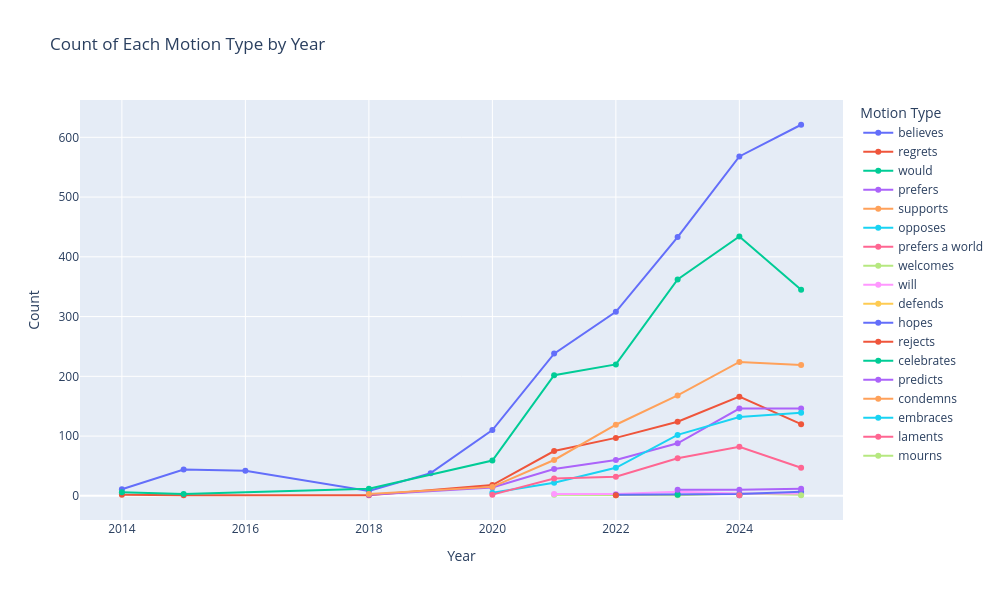

Notebook source saved alongside this figure:
### Markdown cell above
### Over time

### Code cell
types_yearly = (
    df.groupby(['Year', 'Motion Type'])
    .size()
    .reset_index(name='count')
)

fig = px.line(
    types_yearly,
    x='Year',
    y='count',
    color='Motion Type',
    markers=True,
    title='Count of Each Motion Type by Year',
    labels={'count': 'Count', 'Year': 'Year', 'Motion Type': 'Motion Type'},
    height=600,
    width=1000
)

fig.show()

### Figure 1 — Plotly figure (JSON) as saved in the notebook; plotly's stock layout.template omitted (floating-point values rounded to 4 significant figures)
{"data": [{"hovertemplate": "Motion Type=believes<br>Year=%{x}<br>Count=%{y}<extra></extra>", "legendgroup": "believes", "line": {"color": "#636efa", "dash": "solid"}, "marker": {"symbol": "circle"}, "mode": "lines+markers", "name": "believes", "orientation": "v", "showlegend": true, "type": "scatter", "x": [2014.0, 2015.0, 2016.0, 2018.0, 2019.0, 2020.0, 2021.0, 2022.0, 2023.0, 2024.0, 2025.0], "xaxis": "x", "y": [11, 44, 42, 8, 38, 110, 238, 308, 433, 568, 621], "yaxis": "y"}, {"hovertemplate": "Motion Type=regrets<br>Year=%{x}<br>Count=%{y}<extra></extra>", "legendgroup": "regrets", "line": {"color": "#EF553B", "dash": "solid"}, "marker": {"symbol": "circle"}, "mode": "lines+markers", "name": "regrets", "orientation": "v", "showlegend": true, "type": "scatter", "x": [2014.0, 2015.0, 2018.0, 2020.0, 2021.0, 2022.0, 2023.0, 2024.0, 2025.0], "xaxis": "x", "y": [2, 1, 1, 18, 75, 97, 124, 166, 120], "yaxis": "y"}, {"hovertemplate": "Motion Type=would<br>Year=%{x}<br>Count=%{y}<extra></extra>", "legendgroup": "would", "line": {"color": "#00cc96", "dash": "solid"}, "marker": {"symbol": "circle"}, "mode": "lines+markers", "name": "would", "orientation": "v", "showlegend": true, "type": "scatter", "x": [2014.0, 2015.0, 2018.0, 2020.0, 2021.0, 2022.0, 2023.0, 2024.0, 2025.0], "xaxis": "x", "y": [6, 3, 12, 59, 202, 220, 362, 434, 345], "yaxis": "y"}, {"hovertemplate": "Motion Type=prefers<br>Year=%{x}<br>Count=%{y}<extra></extra>", "legendgroup": "prefers", "line": {"color": "#ab63fa", "dash": "solid"}, "marker": {"symbol": "circle"}, "mode": "lines+markers", "name": "prefers", "orientation": "v", "showlegend": true, "type": "scatter", "x": [2018.0, 2020.0, 2021.0, 2022.0, 2023.0, 2024.0, 2025.0], "xaxis": "x", "y": [2, 14, 45, 60, 88, 146, 146], "yaxis": "y"}, {"hovertemplate": "Motion Type=supports<br>Year=%{x}<br>Count=%{y}<extra></extra>", "legendgroup": "supports", "line": {"color": "#FFA15A", "dash": "solid"}, "marker": {"symbol": "circle"}, "mode": "lines+markers", "name": "supports", "orientation": "v", "showlegend": true, "type": "scatter", "x": [2018.0, 2020.0, 2021.0, 2022.0, 2023.0, 2024.0, 2025.0], "xaxis": "x", "y": [3, 15, 60, 119, 168, 224, 219], "yaxis": "y"}, {"hovertemplate": "Motion Type=opposes<br>Year=%{x}<br>Count=%{y}<extra></extra>", "legendgroup": "opposes", "line": {"color": "#19d3f3", "dash": "solid"}, "marker": {"symbol": "circle"}, "mode": "lines+markers", "name": "opposes", "orientation": "v", "showlegend": true, "type": "scatter", "x": [2020.0, 2021.0, 2022.0, 2023.0, 2024.0, 2025.0], "xaxis": "x", "y": [5, 22, 47, 102, 132, 139], "yaxis": "y"}, {"hovertemplate": "Motion Type=prefers a world<br>Year=%{x}<br>Count=%{y}<extra></extra>", "legendgroup": "prefers a world", "line": {"color": "#FF6692", "dash": "solid"}, "marker": {"symbol": "circle"}, "mode": "lines+markers", "name": "prefers a world", "orientation": "v", "showlegend": true, "type": "scatter", "x": [2020.0, 2021.0, 2022.0, 2023.0, 2024.0, 2025.0], "xaxis": "x", "y": [2, 29, 32, 63, 82, 47], "yaxis": "y"}, {"hovertemplate": "Motion Type=welcomes<br>Year=%{x}<br>Count=%{y}<extra></extra>", "legendgroup": "welcomes", "line": {"color": "#B6E880", "dash": "solid"}, "marker": {"symbol": "circle"}, "mode": "lines+markers", "name": "welcomes", "orientation": "v", "showlegend": true, "type": "scatter", "x": [2021.0, 2022.0, 2023.0, 2024.0, 2025.0], "xaxis": "x", "y": [2, 1, 1, 4, 2], "yaxis": "y"}, {"hovertemplate": "Motion Type=will<br>Year=%{x}<br>Count=%{y}<extra></extra>", "legendgroup": "will", "line": {"color": "#FF97FF", "dash": "solid"}, "marker": {"symbol": "circle"}, "mode": "lines+markers", "name": "will", "orientation": "v", "showlegend": true, "type": "scatter", "x": [2021.0, 2022.0, 2023.0, 2024.0, 2025.0], "xaxis": "x", "y": [3, 3, 7, 4, 4], "yaxis": "y"}, {"hovertemplate": "Motion Type=defends<br>Year=%{x}<br>Count=%{y}<extra></extra>", "legendgroup": "defends", "line": {"color": "#FECB52", "dash": "solid"}, "marker": {"symbol": "circle"}, "mode": "lines+markers", "name": "defends", "orientation": "v", "showlegend": true, "type": "scatter", "x": [2022.0], "xaxis": "x", "y": [1], "yaxis": "y"}, {"hovertemplate": "Motion Type=hopes<br>Year=%{x}<br>Count=%{y}<extra></extra>", "legendgroup": "hopes", "line": {"color": "#636efa", "dash": "solid"}, "marker": {"symbol": "circle"}, "mode": "lines+markers", "name": "hopes", "orientation": "v", "showlegend": true, "type": "scatter", "x": [2022.0, 2023.0, 2024.0, 2025.0], "xaxis": "x", "y": [2, 3, 3, 7], "yaxis": "y"}, {"hovertemplate": "Motion Type=rejects<br>Year=%{x}<br>Count=%{y}<extra></extra>", "legendgroup": "rejects", "line": {"color": "#EF553B", "dash": "solid"}, "marker": {"symbol": "circle"}, "mode": "lines+markers", "name": "rejects", "orientation": "v", "showlegend": true, "type": "scatter", "x": [2022.0], "xaxis": "x", "y": [1], "yaxis": "y"}, {"hovertemplate": "Motion Type=celebrates<br>Year=%{x}<br>Count=%{y}<extra></extra>", "legendgroup": "celebrates", "line": {"color": "#00cc96", "dash": "solid"}, "marker": {"symbol": "circle"}, "mode": "lines+markers", "name": "celebrates", "orientation": "v", "showlegend": true, "type": "scatter", "x": [2023.0], "xaxis": "x", "y": [2], "yaxis": "y"}, {"hovertemplate": "Motion Type=predicts<br>Year=%{x}<br>Count=%{y}<extra></extra>", "legendgroup": "predicts", "line": {"color": "#ab63fa", "dash": "solid"}, "marker": {"symbol": "circle"}, "mode": "lines+markers", "name": "predicts", "orientation": "v", "showlegend": true, "type": "scatter", "x": [2023.0, 2024.0, 2025.0], "xaxis": "x", "y": [10, 10, 12], "yaxis": "y"}, {"hovertemplate": "Motion Type=condemns<br>Year=%{x}<br>Count=%{y}<extra></extra>", "legendgroup": "condemns", "line": {"color": "#FFA15A", "dash": "solid"}, "marker": {"symbol": "circle"}, "mode": "lines+markers", "name": "condemns", "orientation": "v", "showlegend": true, "type": "scatter", "x": [2024.0], "xaxis": "x", "y": [1], "yaxis": "y"}, {"hovertemplate": "Motion Type=embraces<br>Year=%{x}<br>Count=%{y}<extra></extra>", "legendgroup": "embraces", "line": {"color": "#19d3f3", "dash": "solid"}, "marker": {"symbol": "circle"}, "mode": "lines+markers", "name": "embraces", "orientation": "v", "showlegend": true, "type": "scatter", "x": [2024.0], "xaxis": "x", "y": [1], "yaxis": "y"}, {"hovertemplate": "Motion Type=laments<br>Year=%{x}<br>Count=%{y}<extra></extra>", "legendgroup": "laments", "line": {"color": "#FF6692", "dash": "solid"}, "marker": {"symbol": "circle"}, "mode": "lines+markers", "name": "laments", "orientation": "v", "showlegend": true, "type": "scatter", "x": [2024.0], "xaxis": "x", "y": [1], "yaxis": "y"}, {"hovertemplate": "Motion Type=mourns<br>Year=%{x}<br>Count=%{y}<extra></extra>", "legendgroup": "mourns", "line": {"color": "#B6E880", "dash": "solid"}, "marker": {"symbol": "circle"}, "mode": "lines+markers", "name": "mourns", "orientation": "v", "showlegend": true, "type": "scatter", "x": [2025.0], "xaxis": "x", "y": [1], "yaxis": "y"}], "layout": {"height": 600, "legend": {"title": {"text": "Motion Type"}, "tracegroupgap": 0}, "title": {"text": "Count of Each Motion Type by Year"}, "width": 1000, "xaxis": {"anchor": "y", "domain": [0, 1], "title": {"text": "Year"}}, "yaxis": {"anchor": "x", "domain": [0, 1], "title": {"text": "Count"}}}}
